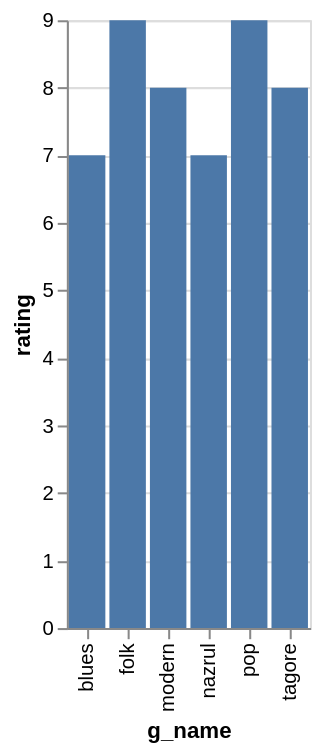

The specification (Vega-Lite) saved for this image:
### Vega-Lite specification from a JSON file in a GitHub repository (floating-point values rounded to 4 significant figures)
{"data": {"values": [{"x_data": "blues", "y_data": 7}, {"x_data": "folk", "y_data": 9}, {"x_data": "modern", "y_data": 8}, {"x_data": "nazrul", "y_data": 7}, {"x_data": "pop", "y_data": 9}, {"x_data": "tagore", "y_data": 8}]}, "mark": "bar", "encoding": {"x": {"field": "x_data", "type": "nominal", "title": "g_name", "sort": "ascending"}, "y": {"field": "y_data", "type": "quantitative", "title": "rating"}}}
